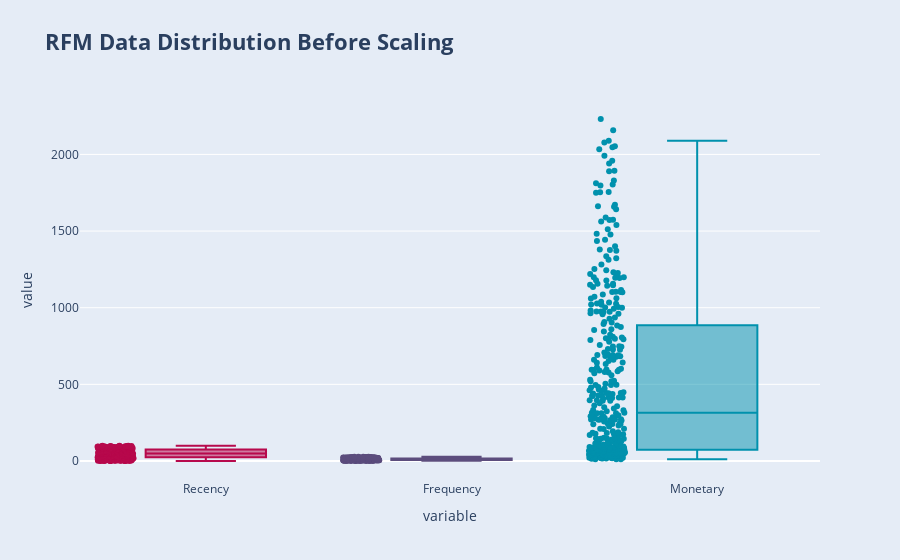

Source (notebook cell):
### Code cell
from plotly.offline import download_plotlyjs, init_notebook_mode, plot, iplot
init_notebook_mode(connected=True)
import plotly.express as px

#plotting rfm distribution before scaling
fig = px.box(pd.melt(df_rfm), x='variable', y='value',
             title='<b>RFM Data Distribution Before Scaling</b>',
             color='variable', color_discrete_sequence=colors_rfm,
             boxmode='overlay', points='all')

fig.update_layout(showlegend=False,paper_bgcolor='rgb(229, 236, 246)',
                  title_font_size=22)

fig.show()

### Figure 1 — Plotly figure (JSON) as saved in the notebook; plotly's stock layout.template omitted (floating-point values rounded to 4 significant figures; data arrays with more than 128 entries replaced by an {"elided": "..."} marker saying what was removed)
{"data": [{"alignmentgroup": "True", "boxpoints": "all", "hovertemplate": "variable=%{x}<br>value=%{y}<extra></extra>", "legendgroup": "Recency", "marker": {"color": "rgb(183, 9, 76)"}, "name": "Recency", "notched": false, "offsetgroup": "Recency", "orientation": "v", "showlegend": true, "x": {"elided": "365 str values"}, "x0": " ", "xaxis": "x", "y": {"elided": "365 int values"}, "y0": " ", "yaxis": "y", "type": "box"}, {"alignmentgroup": "True", "boxpoints": "all", "hovertemplate": "variable=%{x}<br>value=%{y}<extra></extra>", "legendgroup": "Frequency", "marker": {"color": "rgb(92, 77, 125)"}, "name": "Frequency", "notched": false, "offsetgroup": "Frequency", "orientation": "v", "showlegend": true, "x": {"elided": "365 str values"}, "x0": " ", "xaxis": "x", "y": {"elided": "365 int values"}, "y0": " ", "yaxis": "y", "type": "box"}, {"alignmentgroup": "True", "boxpoints": "all", "hovertemplate": "variable=%{x}<br>value=%{y}<extra></extra>", "legendgroup": "Monetary", "marker": {"color": "rgb(0, 145, 173)"}, "name": "Monetary", "notched": false, "offsetgroup": "Monetary", "orientation": "v", "showlegend": true, "x": {"elided": "365 str values"}, "x0": " ", "xaxis": "x", "y": {"elided": "365 int values"}, "y0": " ", "yaxis": "y", "type": "box"}], "layout": {"xaxis": {"anchor": "y", "domain": [0, 1], "title": {"text": "variable"}, "categoryorder": "array", "categoryarray": ["Recency", "Frequency", "Monetary"]}, "yaxis": {"anchor": "x", "domain": [0, 1], "title": {"text": "value"}}, "legend": {"title": {"text": "variable"}, "tracegroupgap": 0}, "title": {"text": "<b>RFM Data Distribution Before Scaling</b>", "font": {"size": 22}}, "boxmode": "overlay", "showlegend": false, "paper_bgcolor": "rgb(229, 236, 246)"}}
